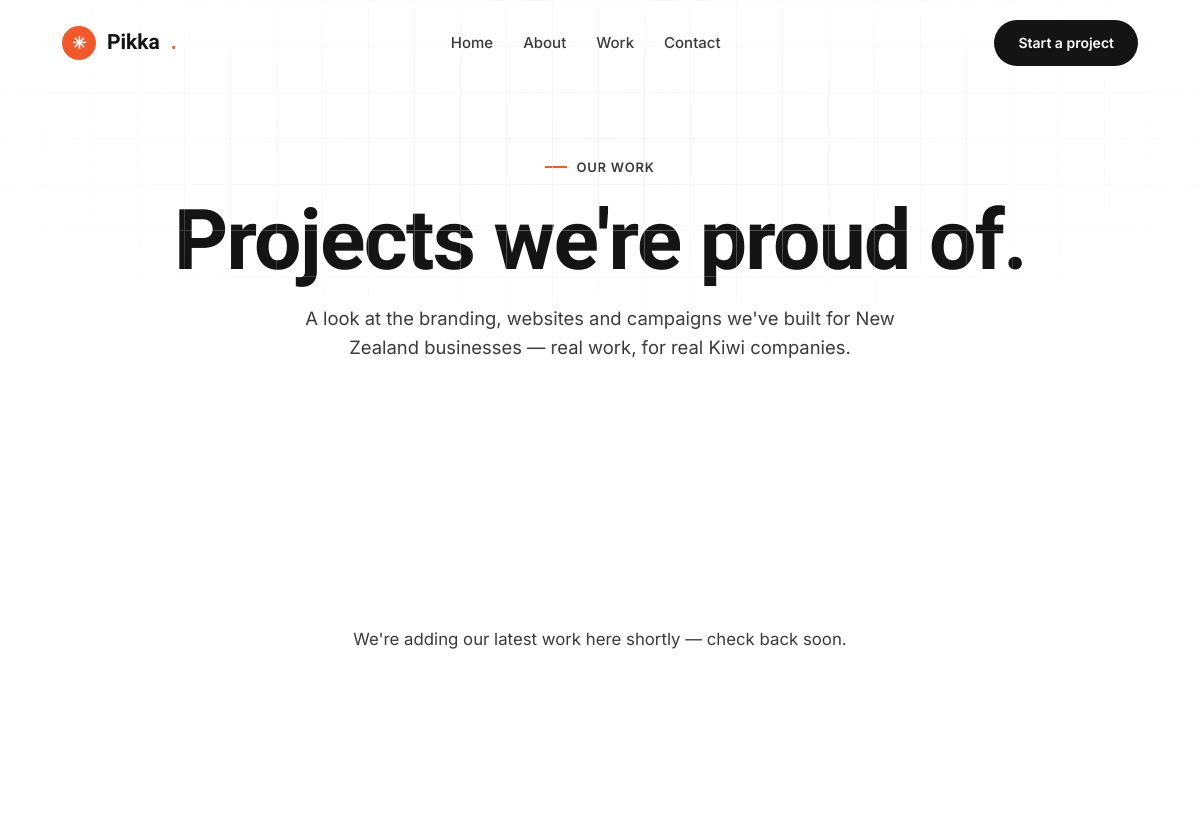
The page /work.php (upper part) on the database as committed earlier.
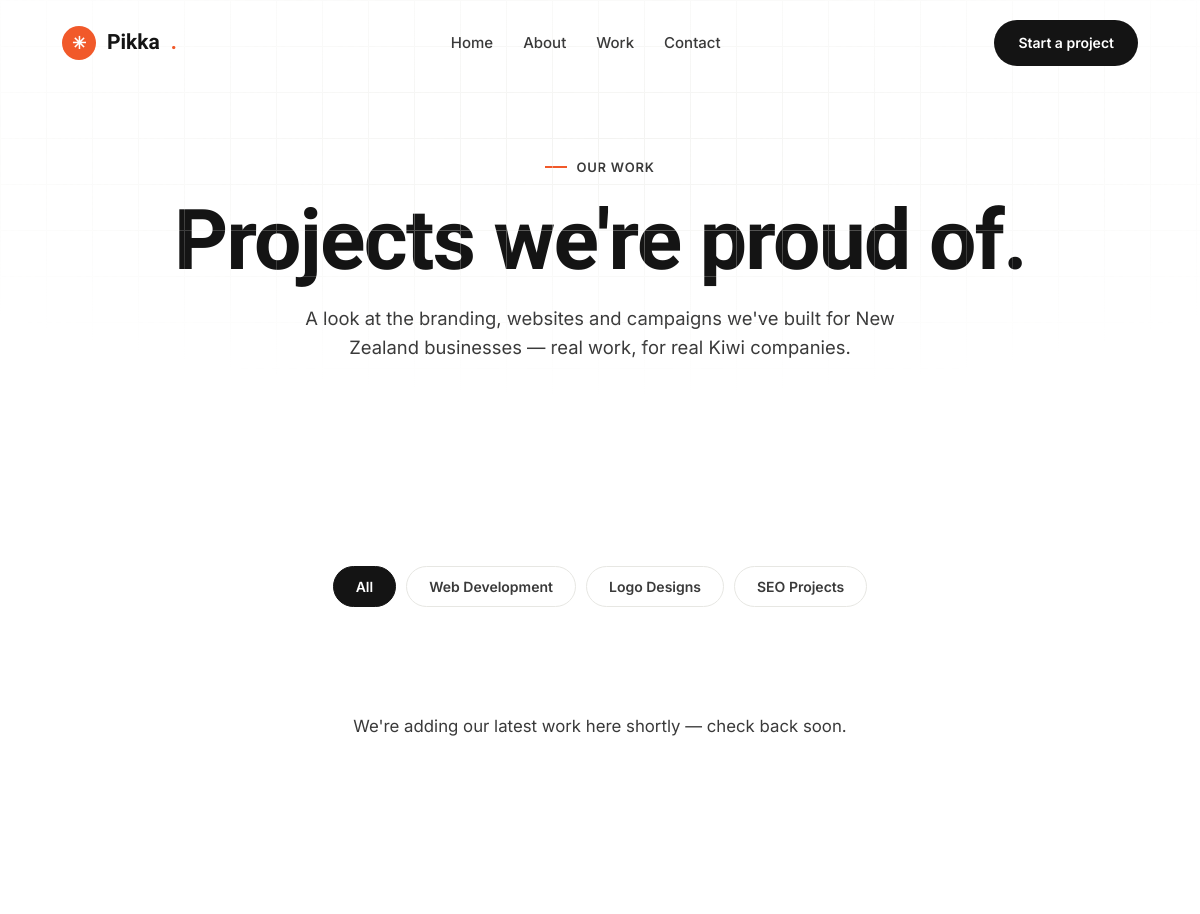
The same page on the database as committed later.
### tables this page shows
CREATE TABLE IF NOT EXISTS `work_categories` (
  `id` INT(11) NOT NULL AUTO_INCREMENT,
  `name` VARCHAR(120) NOT NULL,
  `slug` VARCHAR(140) NOT NULL,
  `sort_order` INT(11) DEFAULT 0,
  PRIMARY KEY (`id`),
  UNIQUE KEY `slug` (`slug`)
);

### includes/config.php (called while the page is built, shortened)
<?php
function db() {
    static $conn = null;
    if ($conn === null) {
        $conn = @mysqli_connect(DB_HOST, DB_USER, DB_PASS, DB_NAME);
        mysqli_set_charset($conn, 'utf8mb4');
    }
    return $conn;
}

### work.php (the view, shortened to what this page needs)
<?php require_once __DIR__ . '/includes/functions.php';
$is_admin = maintenance_gate();
$logo   = s('logo_text', 'Pikka');
$categories = get_work_categories();
$projects   = get_work_projects();
?>
<!DOCTYPE html>
<html lang="en">
<head>
<link rel="stylesheet" href="assets/css/style.css">
</head>
<body>
<header class="site-header">
  <div class="container nav">
    <a href="index.php" class="brand"><?= brand_mark($logo) ?></a>
    <nav class="nav-links">
      <a href="index.php">Home</a>
      <a href="about.php">About</a>
      <a href="work.php">Work</a>
      <a href="contact.php">Contact</a>
    </nav>
    <a href="#" class="nav-cta" data-open-form>Start a project</a>
  </div>
</header>
<section class="hero no-stage">
  <div class="hero-grid-bg"></div>
  <div class="container">
    <span class="eyebrow center">Our Work</span>
    <h1>Projects we're proud of.</h1>
    <p class="hero-sub">A look at the branding, websites and campaigns we've built for New Zealand businesses — real work, for real Kiwi companies.</p>
  </div>
</section>
<section class="pad" id="work">
  <div class="container">
    <?php if ($categories): ?>
    <div class="work-filters">
      <button type="button" class="work-filter-btn active" data-work-filter="all">All</button>
      <?php foreach ($categories as $cat): ?>
        <button type="button" class="work-filter-btn" data-work-filter="<?= e($cat['slug']) ?>"><?= e($cat['name']) ?></button>
      <?php endforeach; ?>
    </div>
    <?php endif; ?>
    <?php if ($projects): ?>
    <div class="work-grid">
      <?php foreach ($projects as $p): ?>
        <div class="work-card" data-work-item data-category="<?= e($p['category_slug'] ?? '') ?>">
          <div class="work-thumb">
            <?php if ($p['image']): ?>
              <img src="<?= e($p['image']) ?>" alt="<?= e($p['title']) ?>">
            <?php else: ?>
              <div class="img-placeholder" style="border-radius:0;border:0;aspect-ratio:4/5;height:100%">
                <span class="ph-ico">🖼</span>
                <span class="ph-label">Add image — in admin</span>
              </div>
            <?php endif; ?>
            <?php if ($p['category_name']): ?><span class="work-tag"><?= e($p['category_name']) ?></span><?php endif; ?>
          </div>
          <div class="work-body">
            <h3><?= e($p['title']) ?></h3>
            <?php if ($p['description']): ?><p><?= e($p['description']) ?></p><?php endif; ?>
            <?php if ($p['link']): ?>
              <a class="work-link" href="<?= e($p['link']) ?>" target="_blank" rel="noopener">View project <span class="ico">↗</span></a>
            <?php endif; ?>
          </div>
        </div>
      <?php endforeach; ?>
    </div>
    <p class="work-empty" data-work-empty>No projects in this category yet — check back soon.</p>
    <?php else: ?>
    <p class="work-empty" style="display:block">We're adding our latest work here shortly — check back soon.</p>
    <?php endif; ?>
  </div>
</section>
<section class="cta-sec">
</section>
</body>
</html>

Rows that differ between the two databases and show on the page:
added work_categories: name "Web Development"
added work_categories: name "Logo Designs"
added work_categories: name "SEO Projects"
Other text that changed with them:
text now shown: "All"
